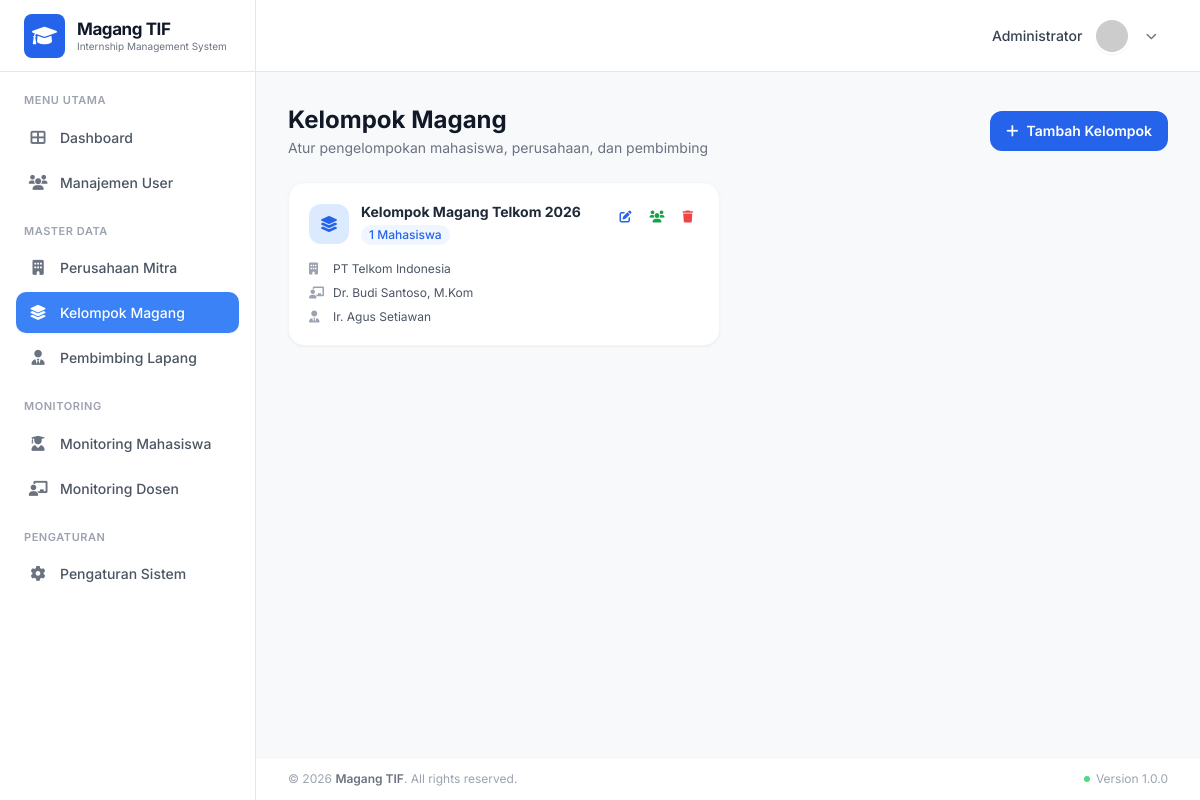
Screenshot of /admin/manajemen_group.php (signed in) with the database file from the repository.
### tables this page shows
CREATE TABLE `groups` (
  `id` int(11) NOT NULL,
  `name` varchar(100) NOT NULL,
  `company_id` int(11) DEFAULT NULL,
  `pembimbing_lapang_id` int(11) DEFAULT NULL,
  `dosen_pembimbing_id` int(11) DEFAULT NULL,
  `created_at` timestamp NULL DEFAULT CURRENT_TIMESTAMP,
  `updated_at` timestamp NULL DEFAULT CURRENT_TIMESTAMP
);

CREATE TABLE `companies` (
  `id` int(11) NOT NULL,
  `nama_perusahaan` varchar(255) NOT NULL,
  `alamat_perusahaan` text,
  `email_business` varchar(255) NOT NULL,
  `contact_person` varchar(100) DEFAULT NULL,
  `no_hp` varchar(20) DEFAULT NULL,
  `bidang_usaha` varchar(100) DEFAULT NULL,
  `status_permodalan` varchar(100) DEFAULT NULL,
  `visi` text,
  `misi` text,
  `denah_lokasi` text,
  `deskripsi_kerja` text,
  `struktur_organisasi` text,
  `latitude` decimal(10,8) DEFAULT NULL,
  `longitude` decimal(11,8) DEFAULT NULL,
  `radius` int(11) DEFAULT NULL,
  `created_at` timestamp NULL DEFAULT CURRENT_TIMESTAMP,
  `updated_at` timestamp NULL DEFAULT CURRENT_TIMESTAMP
);

CREATE TABLE `dosen_pembimbing` (
  `id` int(11) NOT NULL,
  `user_id` int(11) DEFAULT NULL,
  `nama` varchar(255) NOT NULL,
  `nip` varchar(50) NOT NULL,
  `jenis_kelamin` varchar(20) DEFAULT NULL,
  `no_hp` varchar(20) DEFAULT NULL,
  `email` varchar(255) NOT NULL,
  `alamat` text,
  `created_at` timestamp NULL DEFAULT CURRENT_TIMESTAMP,
  `updated_at` timestamp NULL DEFAULT CURRENT_TIMESTAMP
);

CREATE TABLE `pembimbing_lapang` (
  `id` int(11) NOT NULL,
  `user_id` int(11) DEFAULT NULL,
  `company_id` int(11) DEFAULT NULL,
  `nama` varchar(255) NOT NULL,
  `jabatan` varchar(100) DEFAULT NULL,
  `no_hp` varchar(20) DEFAULT NULL,
  `email` varchar(255) NOT NULL,
  `created_at` timestamp NULL DEFAULT CURRENT_TIMESTAMP,
  `updated_at` timestamp NULL DEFAULT CURRENT_TIMESTAMP
);

### admin/manajemen_group.php (the view, shortened to what this page needs)
<?php
require_once __DIR__ . '/../config/db_connect.php';
$kelompokList = $conn->query("
    SELECT g.*, c.nama_perusahaan, dp.nama as nama_dosen, pl.nama as nama_pembimbing,
           (SELECT COUNT(*) FROM mahasiswa m WHERE m.group_id = g.id) as total_mhs
    FROM `groups` g
    LEFT JOIN companies c ON g.company_id = c.id
    LEFT JOIN dosen_pembimbing dp ON g.dosen_pembimbing_id = dp.id
    LEFT JOIN pembimbing_lapang pl ON g.pembimbing_lapang_id = pl.id
    ORDER BY g.created_at DESC
")->fetchAll();
?>
<!DOCTYPE html>
<html lang="id">
<head>
    <script src="https://cdn.tailwindcss.com"></script>
    <link href="https://cdnjs.cloudflare.com/ajax/libs/font-awesome/6.0.0/css/all.min.css" rel="stylesheet">
</head>
<body class="flex h-screen overflow-hidden text-gray-800">
<?php include '../includes/sidebar.php'; ?>
<div class="flex-1 flex flex-col h-screen overflow-hidden">
    <?php include '../includes/header.php'; ?>
    <main class="flex-1 overflow-y-auto p-6 md:p-8 bg-[#f8f9fa]">
        <div class="max-w-[1200px] mx-auto space-y-6">
            <div class="flex flex-col sm:flex-row sm:items-center sm:justify-between gap-3">
                <div>
                    <h2 class="text-2xl font-bold text-gray-900">Kelompok Magang</h2>
                    <p class="text-gray-500 text-sm mt-0.5">Atur pengelompokan mahasiswa, perusahaan, dan pembimbing</p>
                </div>
                <button onclick="openModal('modalTambah')" class="inline-flex items-center gap-2 bg-blue-600 hover:bg-blue-700 text-white px-4 py-2.5 rounded-xl font-semibold text-sm transition-colors">
                    <i class="fas fa-plus"></i> Tambah Kelompok
                </button>
            </div>
            <?php if (empty($kelompokList)): ?>
            <div class="bg-white rounded-2xl p-10 text-center text-gray-400 shadow-sm border border-gray-100">
                <i class="fas fa-layer-group text-4xl mb-3 block"></i>
                <p class="font-medium">Belum ada kelompok magang</p>
                <p class="text-sm mt-1">Klik "Tambah Kelompok" untuk membuat kelompok pertama</p>
            </div>
            <?php else: ?>
            <div class="grid grid-cols-1 md:grid-cols-2 xl:grid-cols-3 gap-4">
                <?php foreach ($kelompokList as $g): ?>
                <div class="bg-white rounded-2xl shadow-sm border border-gray-100 p-5 hover:shadow-md transition-shadow">
                    <div class="flex items-start justify-between mb-4">
                        <div class="flex items-center gap-3">
                            <div class="w-10 h-10 bg-blue-100 rounded-xl flex items-center justify-center shrink-0">
                                <i class="fas fa-layer-group text-blue-600"></i>
                            </div>
                            <div>
                                <h4 class="font-bold text-gray-800 text-sm leading-tight"><?= htmlspecialchars($g['name']) ?></h4>
                                <span class="text-xs text-blue-600 font-medium bg-blue-50 px-2 py-0.5 rounded-full mt-1 inline-block"><?= $g['total_mhs'] ?> Mahasiswa</span>
                            </div>
                        </div>
                    <div class="flex gap-1.5">
                            <button onclick='openEdit(<?= json_encode($g) ?>)' class="text-blue-600 hover:bg-blue-50 p-1.5 rounded-lg transition-colors text-xs" title="Edit"><i class="fas fa-edit"></i></button>
                            <button onclick="openAnggota(<?= $g['id'] ?>, '<?= addslashes($g['name']) ?>')" class="text-green-600 hover:bg-green-50 p-1.5 rounded-lg transition-colors text-xs" title="Lihat Anggota"><i class="fas fa-users"></i></button>
                            <button onclick="confirmHapus(<?= $g['id'] ?>, '<?= addslashes($g['name']) ?>')" class="text-red-500 hover:bg-red-50 p-1.5 rounded-lg transition-colors text-xs" title="Hapus"><i class="fas fa-trash"></i></button>
                    </div>
                    </div>
                    <div class="space-y-2 text-xs text-gray-600">
                        <div class="flex items-center gap-2">
                            <i class="fas fa-building w-4 text-gray-400"></i>
                            <span><?= htmlspecialchars($g['nama_perusahaan'] ?? 'Belum ada perusahaan') ?></span>
                        </div>
                        <div class="flex items-center gap-2">
                            <i class="fas fa-chalkboard-teacher w-4 text-gray-400"></i>
                            <span><?= htmlspecialchars($g['nama_dosen'] ?? 'Belum ada dosen') ?></span>
                        </div>
                        <div class="flex items-center gap-2">
                            <i class="fas fa-user-tie w-4 text-gray-400"></i>
                            <span><?= htmlspecialchars($g['nama_pembimbing'] ?? 'Belum ada pembimbing lapang') ?></span>
                        </div>
                    </div>
                </div>
                <?php endforeach; ?>
            </div>
            <?php endif; ?>
        </div>
    </main>
    <?php include '../includes/footer.php'; ?>
</div>
</body>
</html>

### admin/manajemen_group.php (style rules this page uses)
body { font-family: 'Inter', sans-serif; background-color: #f8f9fa; }

### rows the page displays
groups: name "Kelompok Magang Telkom 2026", total_mhs "1", company.nama_perusahaan "PT Telkom Indonesia", dosen_pembimbing.nama "Dr. Budi Santoso, M.Kom", pembimbing_lapang.nama "Ir. Agus Setiawan"

### other values shown
$groupName "MENU UTAMA"
$menu['title'] "Dashboard"
$menu['title'] "Manajemen User"
$groupName "MASTER DATA"
$menu['title'] "Perusahaan Mitra"
$menu['title'] "Kelompok Magang"
$menu['title'] "Pembimbing Lapang"
$groupName "MONITORING"
$menu['title'] "Monitoring Mahasiswa"
$menu['title'] "Monitoring Dosen"
$groupName "PENGATURAN"
$menu['title'] "Pengaturan Sistem"
$userName "Administrator"
$appName "Magang TIF"
$appVersion "1.0.0"
